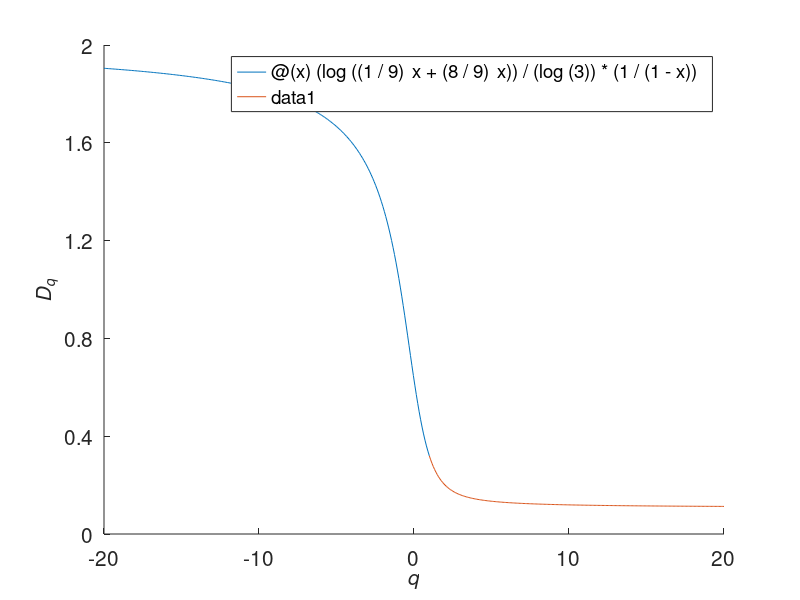

MATLAB code to generate this figure:
% Program_06e - A Dq spectrum of dimensions.
% Chapter 6 - Fractals and Multifractals.
% Copyright Springer 2025. Stephen Lynch.

% A Dq curve for a multifractal Cantor set (Figure 6.16(b)).
hold on
fplot(@(x)(log((1/9)^x+(8/9)^x))/(log(3))*(1/(1-x)),[-20,0.99])
fplot(@(x)(log((1/9)^x+(8/9)^x))/(log(3))*(1/(1-x)),[0.99,20])
axis([-20 20 0 2])
fsize=15;
set(gca,'XTick',-20:10:20,'FontSize',fsize)
set(gca,'YTick',0:.4:2,'FontSize',fsize)
xlabel('\itq','FontSize',fsize)
ylabel('\it{D_q}','FontSize',fsize)
title(' ')
hold off

% End of Program_06e.
